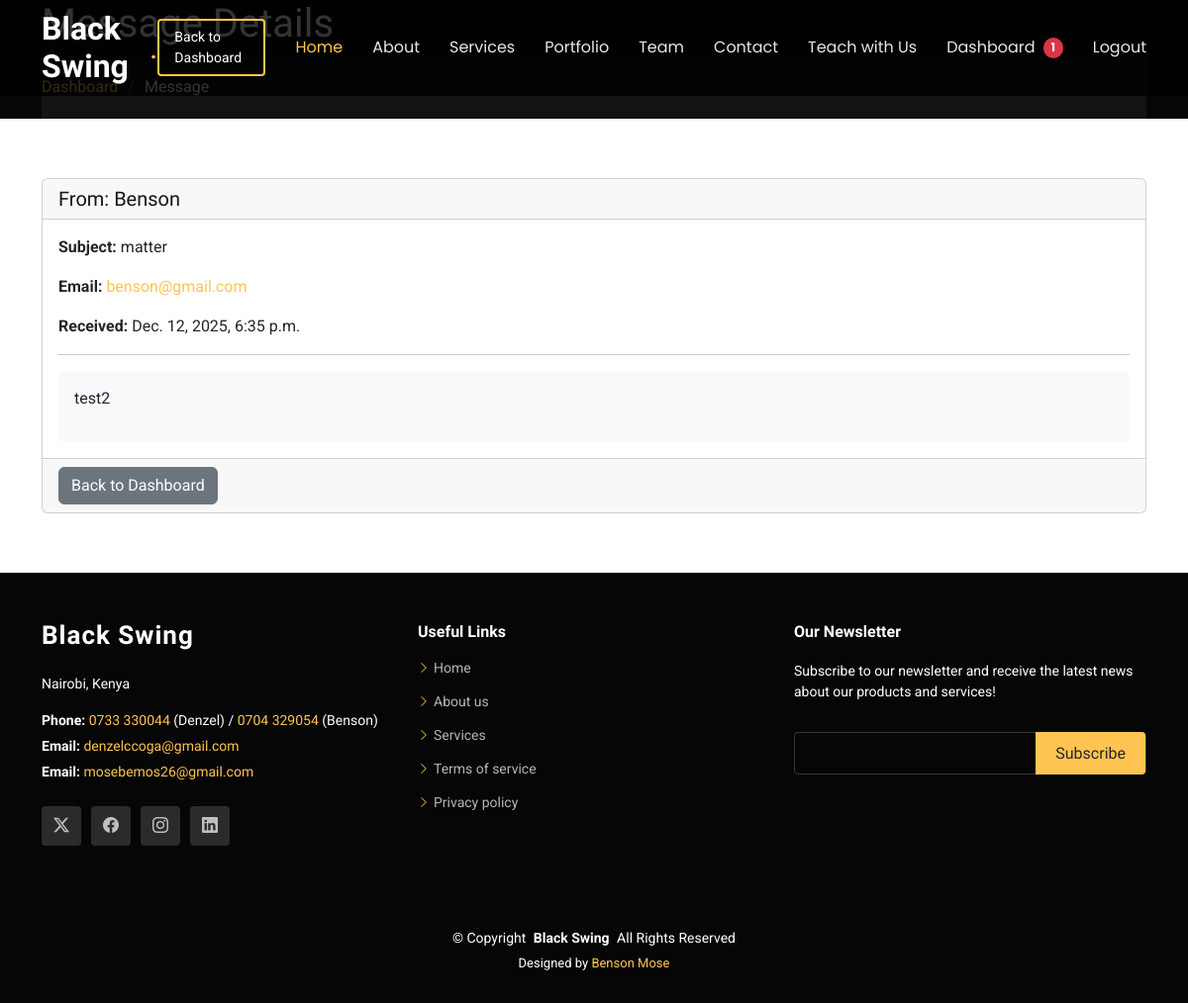
The page /dashboard/admin/message/3/ (signed in) on the database its author committed.
### core/models.py (models this page shows, shortened)
class ContactMessage(models.Model):
    name = models.CharField(max_length=255)
    email = models.EmailField()
    subject = models.CharField(max_length=255)
    message = models.TextField()
    is_read = models.BooleanField(default=False, db_index=True)
    created_at = models.DateTimeField(auto_now_add=True)
    class Meta:
        ordering = ['-created_at']

### dashboard/views.py (the view)
# urls.py: path('admin/message/<int:message_id>/', views.view_message, name='view_message'),
@login_required
def view_message(request, message_id):
    if not request.user.is_superuser:
        return redirect('dashboard_redirect')
    message = get_object_or_404(ContactMessage, id=message_id)
    if not message.is_read:
        message.is_read = True
        message.save()
    return render(request, 'dashboard/message_detail.html', {'message': message}) # Redirect to list instead of dash

### core/context_processors.py (called while the page is built)
def unread_messages_count(request):
    if request.user.is_authenticated and request.user.is_superuser:
        messages_count = ContactMessage.objects.filter(is_read=False).count()
        bookings_count = ServiceBooking.objects.filter(is_read=False).count()
        return {'unread_messages_count': messages_count + bookings_count}
    return {}

### templates/dashboard/message_detail.html
{% extends 'base.html' %}
{% block content %}
<main class="main">
    <div class="page-title dark-background">
        <div class="container">
            <h1>Message Details</h1>
            <nav class="breadcrumbs">
                <ol>
                    <li><a href="{% url 'admin_dashboard' %}">Dashboard</a></li>
                    <li class="current">Message</li>
                </ol>
            </nav>
        </div>
    </div>
    <section class="section">
        <div class="container">
            <div class="card">
                <div class="card-header">
                    <h5 class="mb-0">From: {{ message.name }}</h5>
                </div>
                <div class="card-body">
                    <p><strong>Subject:</strong> {{ message.subject }}</p>
                    <p><strong>Email:</strong> <a href="mailto:{{ message.email }}">{{ message.email }}</a></p>
                    <p><strong>Received:</strong> {{ message.created_at }}</p>
                    <hr>
                    <div class="message-content p-3 bg-light rounded">
                        {{ message.message|linebreaks }}
                    </div>
                </div>
                <div class="card-footer">
                    <a href="{% url 'admin_dashboard' %}" class="btn btn-secondary">Back to Dashboard</a>
                </div>
            </div>
        </div>
    </section>
</main>
{% endblock %}

### static/css/main.css (style rules this page uses)
:root { --default-font: "Roboto", system-ui, -apple-system, "Segoe UI", Roboto, "Helvetica Neue", Arial, "Noto Sans", "Liberation Sans", sans-serif, "Apple Color Emoji", "Segoe UI Emoji", "Segoe UI Symbol", "Noto Color Emoji"; --heading-font: "Raleway", sans-serif; --nav-font: "Poppins", sans-serif; }
:root { --background-color: #ffffff; --default-color: #444444; --heading-color: #151515; --accent-color: #ffc451; --surface-color: #ffffff; --contrast-color: #312f2f; }
:root { --nav-color: rgba(255, 255, 255, 0.905); --nav-hover-color: #ffc451; --nav-mobile-background-color: #ffffff; --nav-dropdown-background-color: #ffffff; --nav-dropdown-color: #212529; --nav-dropdown-hover-color: #ffc451; }
.dark-background { --background-color: #060606; --default-color: #ffffff; --heading-color: #ffffff; --surface-color: #252525; --contrast-color: #2a2727; }
:root { scroll-behavior: smooth; }
body { color: var(--default-color); background-color: var(--background-color); font-family: var(--default-font); }
a { color: var(--accent-color); text-decoration: none; transition: 0.3s; }
h1, h2, h3, h4, h5, h6 { color: var(--heading-color); font-family: var(--heading-font); }
.page-title { color: var(--default-color); background-color: var(--background-color); position: relative; }
.page-title nav { background-color: color-mix(in srgb, var(--default-color), transparent 95%); padding: 20px 0; }
.page-title nav ol { display: flex; flex-wrap: wrap; list-style: none; margin: 0; padding: 0; font-size: 16px; font-weight: 400; }
.page-title nav ol li+li { padding-left: 10px; }
.page-title nav ol li+li::before { content: "/"; display: inline-block; padding-right: 10px; color: color-mix(in srgb, var(--default-color), transparent 70%); }
section, .section { color: var(--default-color); background-color: var(--background-color); padding: 60px 0; scroll-margin-top: 80px; overflow: clip; }

### rows shown on the page
ContactMessage: name "Benson", subject "matter", email "benson@gmail.com", created_at "Dec. 12, 2025, 6:35 p.m.", message "test2"

### other values the page prints
{{ unread_messages_count }} "1"
